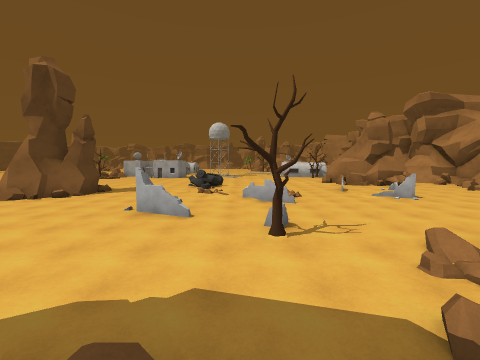
view 1 (above)

23 first-person views from a walk through a 3-D level made in the Unity game engine. The camera is 1.5 m above the floor, tilts 4° down and sees 90° across. The floor is counted in squares, 2 m on a side. Each view is taken from the middle of a square. On the plan, view 1 faces up. The plan holds only what a view shows up to about 9 squares ahead; the rest is blank. The place goes on beyond the plan. Some animated figures are left out.

view 2
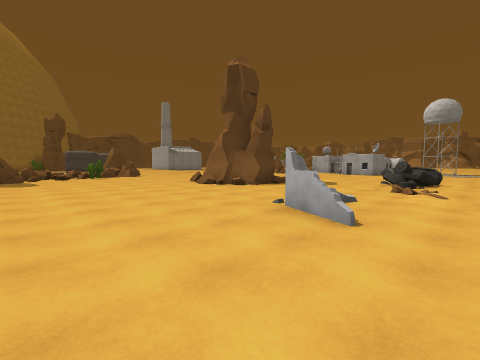

view 3
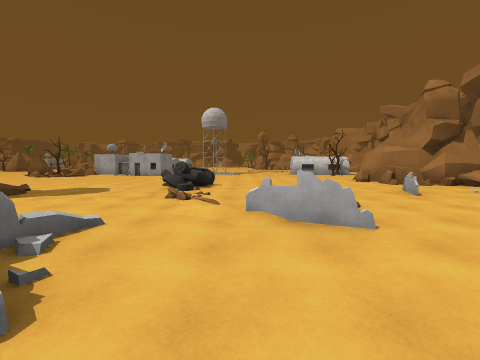

view 4
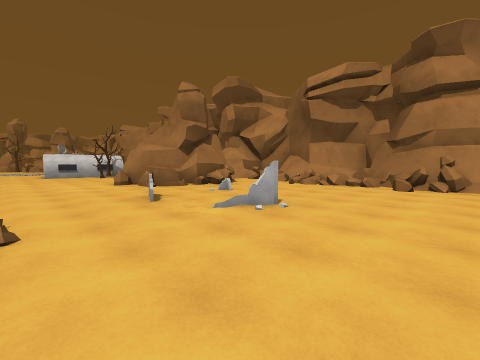

view 5
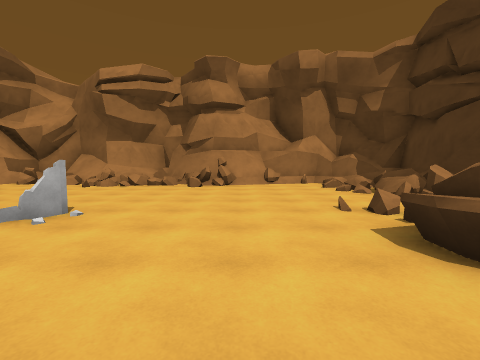

view 6
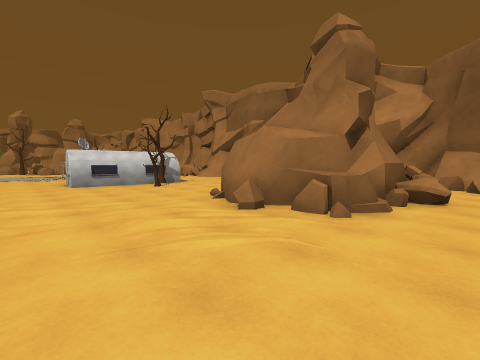

view 7
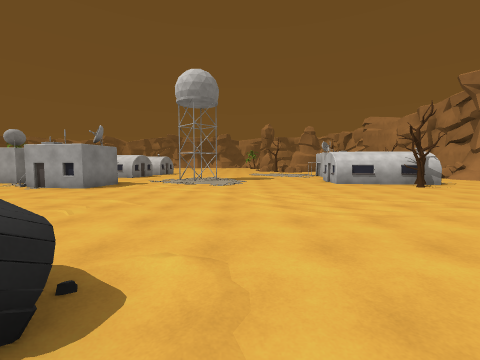

view 8
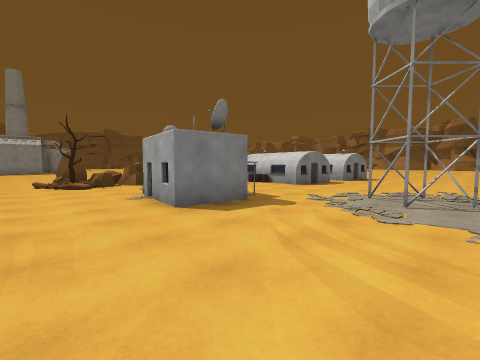

view 9
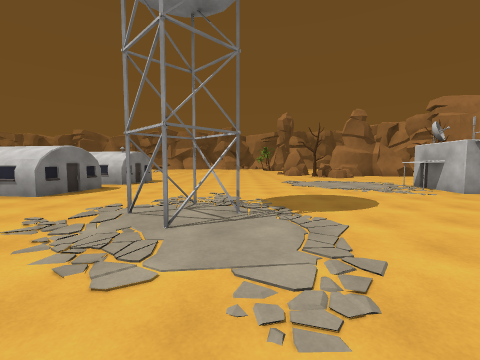

view 10
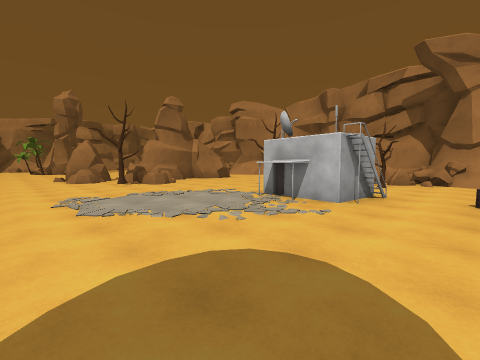

view 11
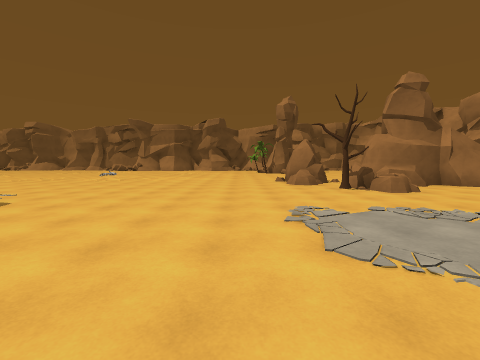

view 12
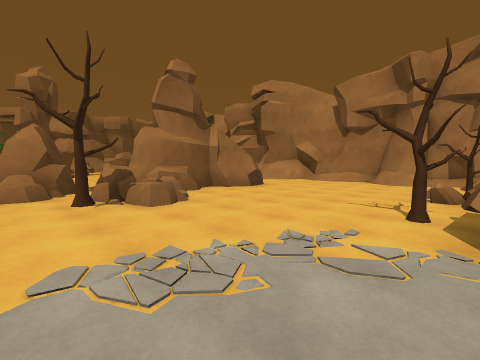

view 13
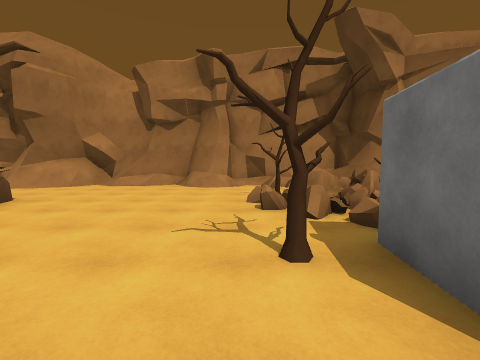

view 14
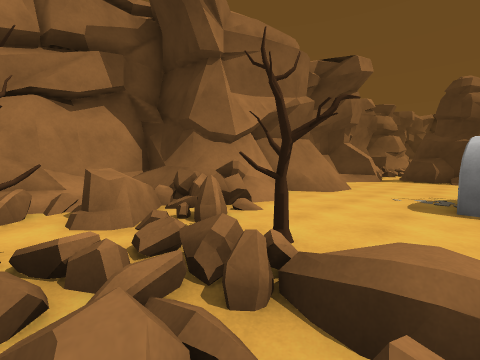

view 15
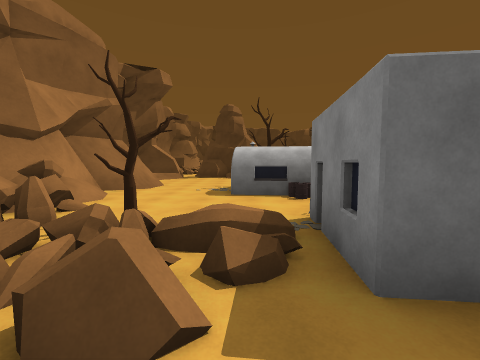

view 16
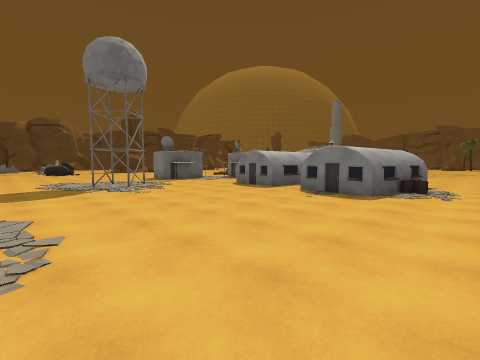

view 17
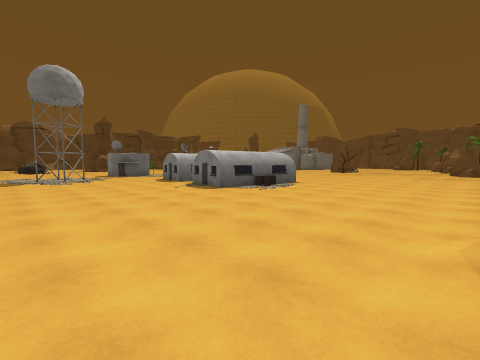

view 18
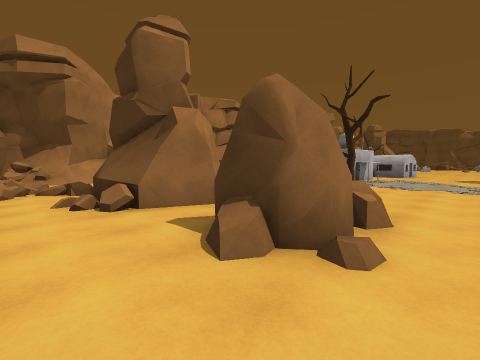

view 19
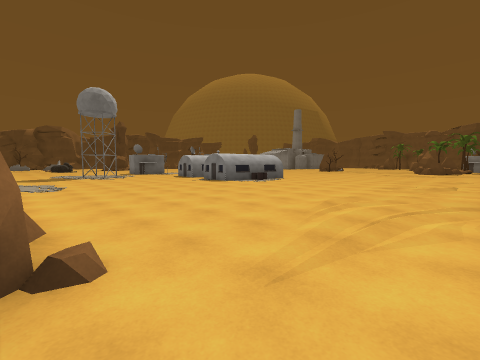

view 20
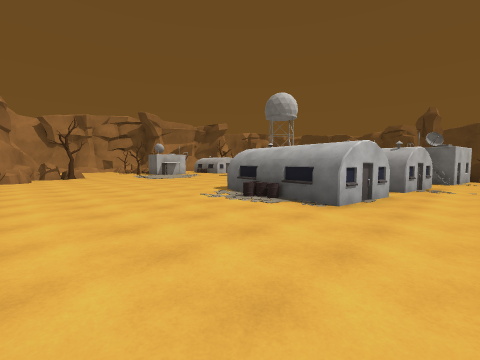

view 21
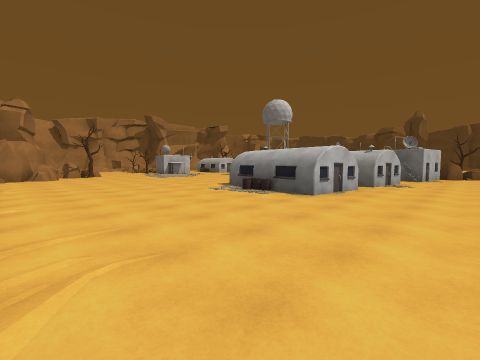

view 22
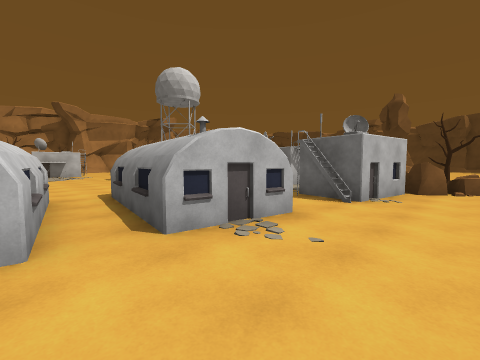

view 23
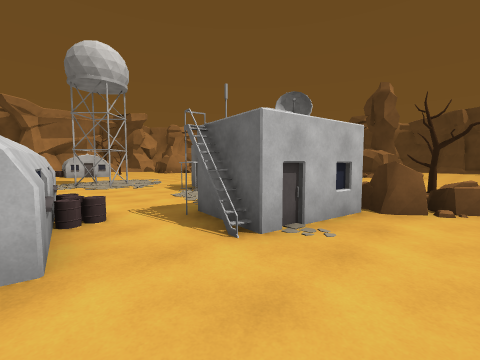

### Floor plan
Key: @ floor where view 1 was taken; # wall or solid block; x gap in a wall; . main floor; : floor 0.25 m higher than the main floor; / step, stairs or slope; = window, fence, low wall or low ledge; ^ raised ledge; T tree; B building; R rock.
Columns run from 11 left of view 1 to 14 right of it. Each row starts with its distance up from view 1.
 36   .................= =#=##
 35   .../............./:..=#
 34 .............R#.###/  /#
 33 .............RR.###  .//#
 32 ...............R^####../#
 31 ..............TRR......##
 30 ...............R.......##
 29 ....BB..................#
 28 ...BBBB................##
 27 ...BBBB.................#
 26 ...............B#T.=T.=##
 25 ...BBB.........BBBx=#=^/^
 24 ..BBBB..........B#.T.##/#
 23 ....B................=#^^
 22 ..B#.....##......B.../#
 21 ..BB.....##....BBBB...#
 20 .RBB.#B........BBBB..##
 19 RR..BBB.........TT...#
 18 RT....B............../
 17 .:....................
 16 .................. ...
 15        ..........# ..
 14         ........####  ##
 13     .............### .=#
 12     .....^^......//#..=#
 11      ....=.. .........=#
 10       ....// ..=..=..#=#
  9      #..../. /.......==
  8    ###....// /...=...###
  7    ........==.........#
  6   .......#...........##
  5  ........#=...........#
  4 ............T.........#
  3 ..............#=.=....#
  2 .............##  #=#=##
  1           =.=    =#===#
  0            @      #####

Where each view was taken, in squares from view 1:
view 1: 0 up, 0 right, facing up
view 2: 2 up, 0 right, facing up-left
view 3: 4 up, 0 right, facing up
view 4: 5 up, 2 right, facing up-right
view 5: 5 up, 2 right, facing right
view 6: 11 up, 2 right, facing up-right
view 7: 11 up, 0 right, facing up
view 8: 16 up, 1 left, facing up-left
view 9: 18 up, 1 left, facing up
view 10: 22 up, 0 right, facing up-right
view 11: 24 up, 0 right, facing up
view 12: 26 up, 2 right, facing up-right
view 13: 27 up, 4 right, facing right
view 14: 26 up, 7 right, facing down-right
view 15: 27 up, 7 right, facing down
view 16: 30 up, 1 right, facing down-left
view 17: 34 up, 0 right, facing down-left
view 18: 36 up, 1 right, facing down-right
view 19: 36 up, 2 right, facing down-left
view 20: 33 up, 10 left, facing down-right
view 21: 34 up, 11 left, facing down-right
view 22: 27 up, 11 left, facing down-right
view 23: 24 up, 11 left, facing down-right
